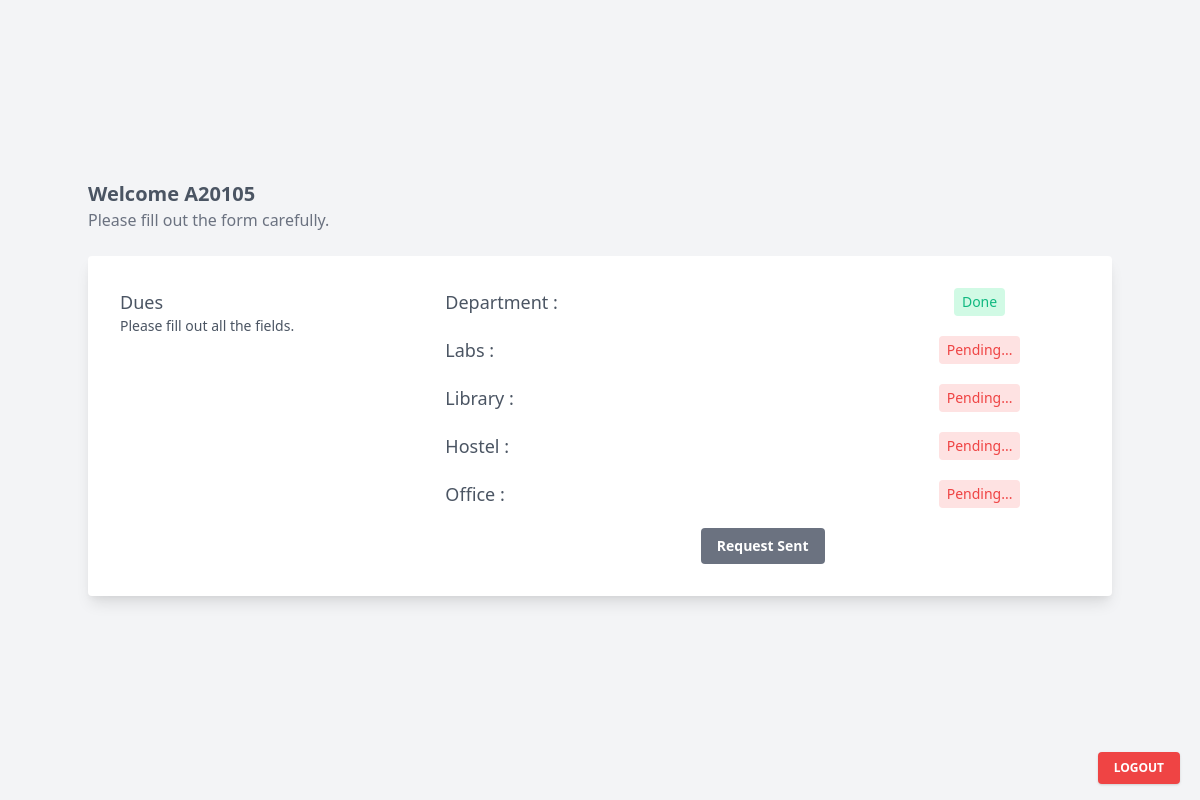
Page /student/ (signed in) on the earlier database version.
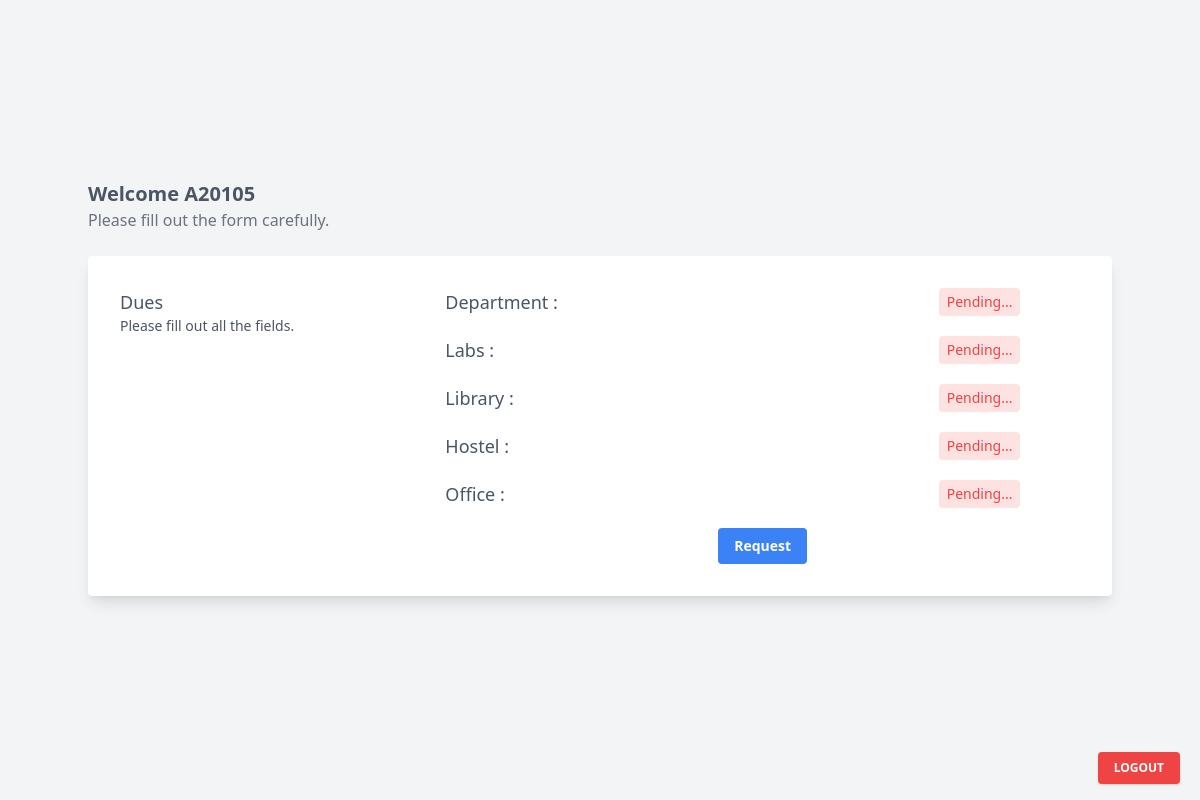
Same page on the later database version.
### app/views.py (the view, shortened to what this page needs)
# urls.py: path('student/',views.student, name='student'),
def student(request):
    if request.user.is_authenticated and request.user.is_student:
        form1 = UpdateStudent(request.POST or None)
        form2 = MakeRequest(request.POST or None)
        student = Student.objects.get(Roll_No=request.user.username)
        if Requests.objects.filter(Roll_No=request.user.username).exists():
            Req = Requests.objects.get(Roll_No=student.Roll_No)
        else :
            Req = None
        return render(request,'Student_home.html', {'student':student, 'req':Req, 'form1':form1, 'form2':form2})
    else:
        return redirect('index')

### templates/Student_home.html (shortened to what the changed rows need)
{% extends 'base.html' %}
{% block content %}
<div class="min-h-screen p-6 bg-gray-100 flex items-center justify-center">
    <div class="container max-w-screen-lg mx-auto">
        {% if student.Due_Department is False or student.Due_Library is False or student.Due_Hostel is False or student.Due_Office is False or student.Due_Labs is False %}
        <form action="" method="post">
            <div>
                <h2 class="font-semibold text-xl text-gray-600">Welcome {{student.Roll_No}}</h2>
                <div class="bg-white rounded shadow-lg p-4 px-4 md:p-8 mb-6">
                    <div class="grid gap-4 gap-y-2 text-sm grid-cols-1 lg:grid-cols-3">
                        <div class="lg:col-span-2">
                            <div class="grid gap-4 gap-y-5 text-sm grid-cols-1 md:grid-cols-3 ">
                                <div class="md:col-span-1 flex items-center justify-center">
                                    {% if student.Due_Department is False%}
                                    <span
                                        class="text-sm font-medium bg-red-100 py-1 px-2 rounded text-red-500 align-middle">Pending...</span>
                                    {% else %}
                                    <span
                                        class="text-sm font-medium bg-green-100 py-1 px-2 rounded text-green-500 align-middle">Done</span>
                                    {% endif %}
                                </div>
                                <div class="md:col-span-3 text-right flex items-center justify-center">
                                    <div class="inline-flex items-end">
                                        {% if req.Roll_No == student.Roll_No %}
                                        <button class="bg-gray-500 text-white font-bold py-2 px-4 rounded">Request
                                            Sent</button>
                                        {% else %}
                                        <button type="submit"
                                            class="bg-blue-500 hover:bg-blue-700 text-white font-bold py-2 px-4 rounded">Request</button>
                                        {% endif %}
                                    </div>
                                </div>
                            </div>
                        </div>
                    </div>
                </div>
            </div>
        </form>
        {% endif %}
    </div>
</div>
{% endblock %}

Differences in the rows shown:
changed Student: Due_Department True → False (drawn)
Other differences:
text no longer shown: "Done Request Sent"
text now shown: "Pending... Request"
